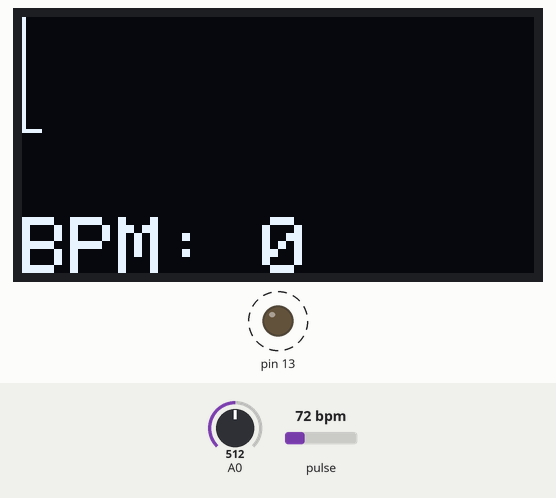
This sketch was run on a simulated Arduino Uno, built with avr-gcc and run on an emulated ATmega328P. Parts: 128×64 one-colour display, output pins drawn as LEDs (lit = HIGH). Dashed ring = blinking. The test bench sets the inputs (shaded band); at power-on: A0 = 512, pulse 72 bpm. What the sketch prints to the serial monitor is not drawn.

Above: at 1.2 s.
1.3 s: A0 set to 122
At 2.6 s:
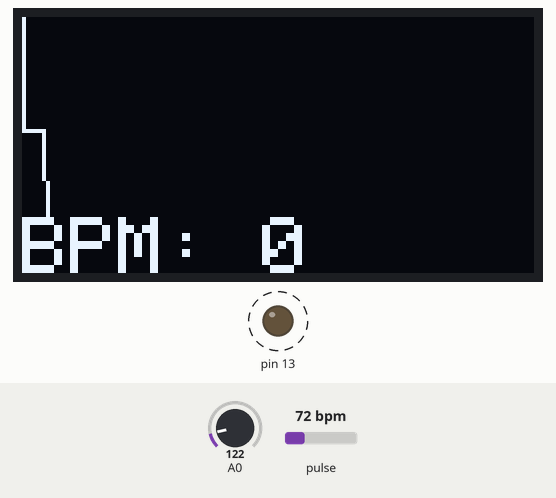
3.4 s: A0 set to 306
At 4.77 s:
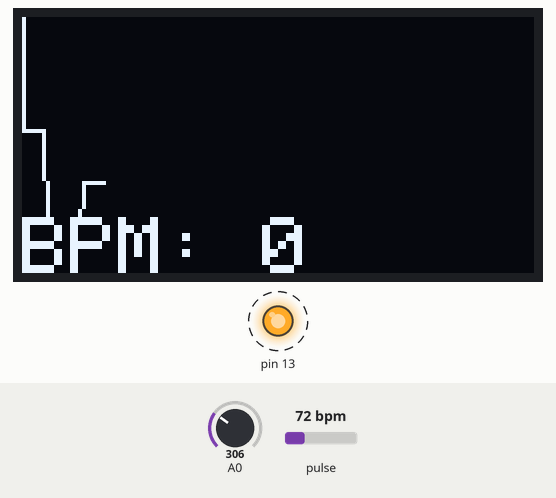
5.0 s: pulse set to 42 bpm
7.7 s: A0 set to 117
At 9.0 s:
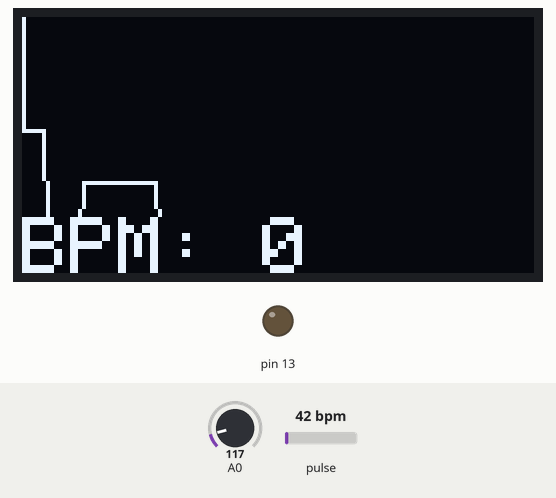
9.5 s: pulse set to 130 bpm
Timing chart, 0 to 31.3 s (numbered marks = the images above; inputs shaded):
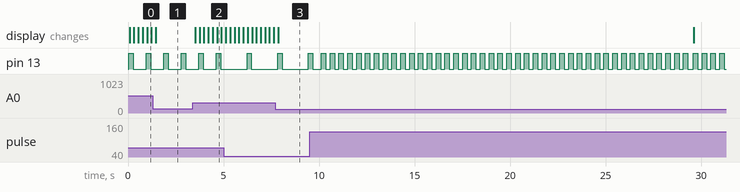

The sketch:

ArdunoSerialcode.ino
```cpp
#include <SoftwareSerial.h>
SoftwareSerial SMESerial (6, 7);
#define USE_ARDUINO_INTERRUPTS true
#include <PulseSensorPlayground.h>

#include <Adafruit_SSD1306.h>
#define OLED_Address 0x3C // 0x3C device address of I2C OLED. Few other OLED has 0x3D
Adafruit_SSD1306 oled(128, 64); // create our screen object setting resolution to 128x64

const int PulseWire = 0;
const int Ind = 13;
int Threshold = 500;

//Oled Code
int a=0;
int lasta=0;
int lastb=0;
int LastTime=0;
int ThisTime;
bool BPMTiming=false;
bool BeatComplete=false;
int BPM=0;
#define UpperThreshold 560
#define LowerThreshold 530
// oled codes end

PulseSensorPlayground pulseSensor;

void setup() {
  Serial.begin(9600);
  SMESerial.begin(9600);
  Serial.println("Serial Begin");
//Oled codes
   oled.begin(SSD1306_SWITCHCAPVCC, OLED_Address);
   oled.clearDisplay();
   oled.setTextSize(2);
//oled codes end

  // Configure the PulseSensor object, by assigning our variables to it.
  pulseSensor.analogInput(PulseWire);
  pulseSensor.blinkOnPulse(Ind);
  pulseSensor.setThreshold(Threshold);
  delay(20);

   if (pulseSensor.begin()) { // If puslse sensor connect properly
    Serial.println("We created a pulseSensor Object !");
  }
}

void loop() {

  if(a>127)
{
oled.clearDisplay();
a=0;
lasta=a;
  delay(50);
}

puslesensor();

  ThisTime=millis();
  int value=analogRead(0);
  oled.setTextColor(WHITE);
  int b= 60-(value/16);
  oled.writeLine(lasta,lastb,a,b,WHITE);
  lastb=b;
  lasta=a;

if(value>UpperThreshold)
{
  if(BeatComplete)
    {
      BPM=ThisTime-LastTime;
      BPM=int(60/(float(BPM)/1000));
      BPMTiming=false;
      BeatComplete=false;
      tone(8,1000,250);
    }
  if(BPMTiming==false)
    {
  LastTime=millis();
  BPMTiming=true;
    }
}
if((value<LowerThreshold)&(BPMTiming))
BeatComplete=true;

oled.writeFillRect(0,50,128,16,BLACK);
oled.setCursor(0,50);
oled.print("BPM: ");
oled.print(BPM);

oled.display();
delay(100);
a++;

delay(100);
}

void puslesensor(){
 int myBPM = pulseSensor.getBeatsPerMinute();
if (pulseSensor.sawStartOfBeat()) {            // Constantly test to see if "a beat happened".

   Serial.println("♥  A HeartBeat Happened ! ");
   Serial.println(String("BPM: ") + myBPM);

   SMESerial.print('\r');
   SMESerial.print(myBPM);
   SMESerial.print('|');
   SMESerial.print('\n');

   Serial.print('\r');
   Serial.print(myBPM);
   Serial.print('|');
   Serial.print('\n');
}
}
```

Measured:
- after the input at 3.4 s, the display: first changes after 0.11 s (image 2 shows a later state)
- by itself, pin 13: repeats every 1.8 s: 4 × (HIGH 0.23 s, LOW 0.23 s)
